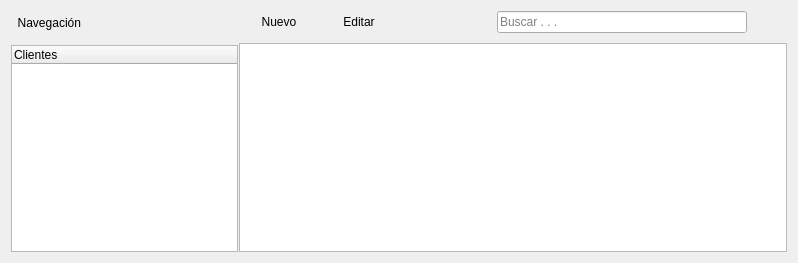
<?xml version="1.0" encoding="UTF-8"?>
<ui version="4.0">
 <class>ui_module_clientes</class>
 <widget class="QWidget" name="ui_module_clientes">
  <property name="geometry">
   <rect>
    <x>0</x>
    <y>0</y>
    <width>798</width>
    <height>263</height>
   </rect>
  </property>
  <property name="windowTitle">
   <string>Form</string>
  </property>
  <layout class="QHBoxLayout" name="horizontalLayout_2">
   <item>
    <widget class="QSplitter" name="splitter">
     <property name="orientation">
      <enum>Qt::Horizontal</enum>
     </property>
     <property name="handleWidth">
      <number>1</number>
     </property>
     <widget class="QWidget" name="layoutWidget">
      <layout class="QVBoxLayout" name="verticalLayout">
       <property name="spacing">
        <number>10</number>
       </property>
       <item>
        <widget class="QLabel" name="label">
         <property name="sizePolicy">
          <sizepolicy hsizetype="Expanding" vsizetype="Preferred">
           <horstretch>0</horstretch>
           <verstretch>0</verstretch>
          </sizepolicy>
         </property>
         <property name="minimumSize">
          <size>
           <width>0</width>
           <height>24</height>
          </size>
         </property>
         <property name="text">
          <string>  Navegación </string>
         </property>
         <property name="alignment">
          <set>Qt::AlignLeading|Qt::AlignLeft|Qt::AlignVCenter</set>
         </property>
        </widget>
       </item>
       <item>
        <widget class="QTreeWidget" name="treeWidget_ventas">
         <property name="sizePolicy">
          <sizepolicy hsizetype="Expanding" vsizetype="Expanding">
           <horstretch>0</horstretch>
           <verstretch>0</verstretch>
          </sizepolicy>
         </property>
         <property name="headerHidden">
          <bool>false</bool>
         </property>
         <property name="expandsOnDoubleClick">
          <bool>true</bool>
         </property>
         <column>
          <property name="text">
           <string>Clientes</string>
          </property>
         </column>
        </widget>
       </item>
      </layout>
     </widget>
     <widget class="QWidget" name="layoutWidget_2">
      <layout class="QVBoxLayout" name="verticalLayout_2">
       <property name="spacing">
        <number>10</number>
       </property>
       <item>
        <layout class="QHBoxLayout" name="horizontalLayout">
         <property name="spacing">
          <number>0</number>
         </property>
         <property name="leftMargin">
          <number>0</number>
         </property>
         <item>
          <widget class="QPushButton" name="pushButton_nuevo">
           <property name="sizePolicy">
            <sizepolicy hsizetype="Fixed" vsizetype="Fixed">
             <horstretch>0</horstretch>
             <verstretch>0</verstretch>
            </sizepolicy>
           </property>
           <property name="styleSheet">
            <string notr="true"/>
           </property>
           <property name="text">
            <string>Nuevo</string>
           </property>
           <property name="icon">
            <iconset resource="Icons.qrc">
             <normaloff>:/Iconos/Iconos/Black_New-Page.png</normaloff>:/Iconos/Iconos/Black_New-Page.png</iconset>
           </property>
           <property name="iconSize">
            <size>
             <width>16</width>
             <height>16</height>
            </size>
           </property>
           <property name="autoDefault">
            <bool>false</bool>
           </property>
           <property name="default">
            <bool>false</bool>
           </property>
           <property name="flat">
            <bool>true</bool>
           </property>
          </widget>
         </item>
         <item>
          <widget class="QPushButton" name="pushButton_editar">
           <property name="sizePolicy">
            <sizepolicy hsizetype="Fixed" vsizetype="Fixed">
             <horstretch>0</horstretch>
             <verstretch>0</verstretch>
            </sizepolicy>
           </property>
           <property name="styleSheet">
            <string notr="true"/>
           </property>
           <property name="text">
            <string>Editar</string>
           </property>
           <property name="icon">
            <iconset resource="Icons.qrc">
             <normaloff>:/Iconos/Iconos/doc_edit.png</normaloff>:/Iconos/Iconos/doc_edit.png</iconset>
           </property>
           <property name="iconSize">
            <size>
             <width>16</width>
             <height>16</height>
            </size>
           </property>
           <property name="flat">
            <bool>true</bool>
           </property>
          </widget>
         </item>
         <item>
          <spacer name="horizontalSpacer_3">
           <property name="orientation">
            <enum>Qt::Horizontal</enum>
           </property>
           <property name="sizeHint" stdset="0">
            <size>
             <width>168</width>
             <height>18</height>
            </size>
           </property>
          </spacer>
         </item>
         <item>
          <widget class="QLineEdit" name="lineEdit_buscar">
           <property name="sizePolicy">
            <sizepolicy hsizetype="Expanding" vsizetype="Fixed">
             <horstretch>0</horstretch>
             <verstretch>0</verstretch>
            </sizepolicy>
           </property>
           <property name="minimumSize">
            <size>
             <width>250</width>
             <height>0</height>
            </size>
           </property>
           <property name="maximumSize">
            <size>
             <width>250</width>
             <height>16777215</height>
            </size>
           </property>
           <property name="statusTip">
            <string/>
           </property>
           <property name="text">
            <string/>
           </property>
           <property name="frame">
            <bool>true</bool>
           </property>
           <property name="echoMode">
            <enum>QLineEdit::NoEcho</enum>
           </property>
           <property name="alignment">
            <set>Qt::AlignLeading|Qt::AlignLeft|Qt::AlignVCenter</set>
           </property>
           <property name="dragEnabled">
            <bool>false</bool>
           </property>
           <property name="placeholderText">
            <string>Buscar . . .</string>
           </property>
          </widget>
         </item>
         <item>
          <widget class="QPushButton" name="pushButton_buscar">
           <property name="sizePolicy">
            <sizepolicy hsizetype="Fixed" vsizetype="Fixed">
             <horstretch>0</horstretch>
             <verstretch>0</verstretch>
            </sizepolicy>
           </property>
           <property name="text">
            <string/>
           </property>
           <property name="icon">
            <iconset resource="Icons.qrc">
             <normaloff>:/Iconos/Iconos/monotone_search_zoom.png</normaloff>:/Iconos/Iconos/monotone_search_zoom.png</iconset>
           </property>
           <property name="iconSize">
            <size>
             <width>16</width>
             <height>16</height>
            </size>
           </property>
           <property name="flat">
            <bool>true</bool>
           </property>
          </widget>
         </item>
        </layout>
       </item>
       <item>
        <widget class="QTableView" name="tableView_clientes">
         <property name="alternatingRowColors">
          <bool>true</bool>
         </property>
         <property name="selectionMode">
          <enum>QAbstractItemView::MultiSelection</enum>
         </property>
         <property name="selectionBehavior">
          <enum>QAbstractItemView::SelectRows</enum>
         </property>
         <property name="showGrid">
          <bool>false</bool>
         </property>
         <property name="gridStyle">
          <enum>Qt::NoPen</enum>
         </property>
        </widget>
       </item>
      </layout>
     </widget>
    </widget>
   </item>
  </layout>
 </widget>
 <resources>
  <include location="Icons.qrc"/>
 </resources>
 <connections/>
</ui>
